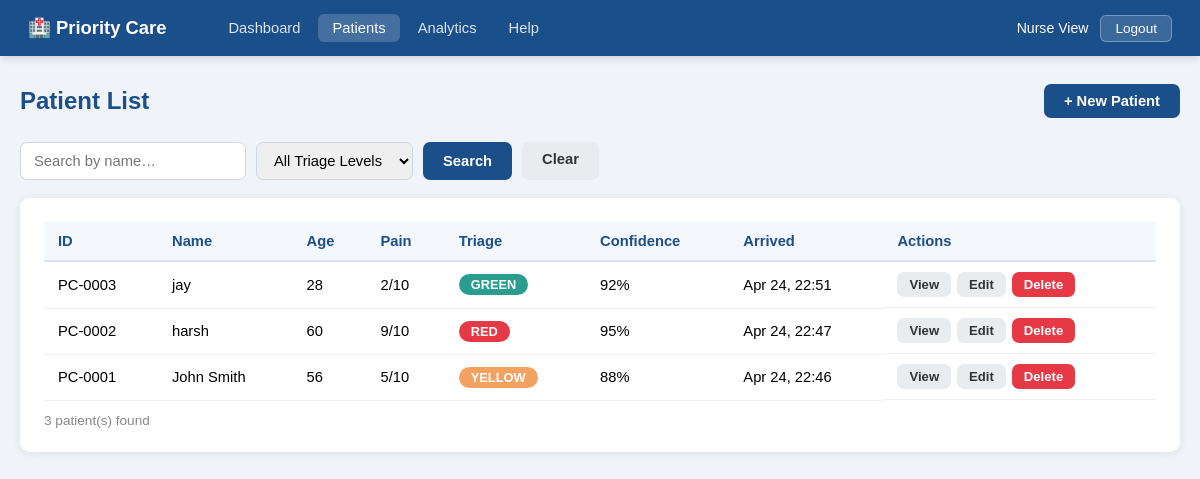
Screenshot of /patients/ (signed in) with the database file from the repository.
### models.py (models this page shows, shortened)
class Patient(db.Model):
    __tablename__ = "patients"
    id = db.Column(db.Integer, primary_key=True)
    full_name = db.Column(db.Text, nullable=False)
    age = db.Column(db.Integer, nullable=False)
    pain_level = db.Column(db.Integer, nullable=False)
    resp_rate = db.Column(db.Integer)
    heart_rate = db.Column(db.Integer)
    oxygen_sat = db.Column(db.Float)
    bp_systolic = db.Column(db.Integer)
    bp_diastolic = db.Column(db.Integer)
    symptoms = db.Column(db.Text)
    triage_label = db.Column(db.Text)        # RED / YELLOW / GREEN
    confidence = db.Column(db.Float)         # Model confidence 0–1
    arrival_time = db.Column(db.DateTime, default=lambda: datetime.now(timezone.utc))
    updated_at = db.Column(
        db.DateTime,
        default=lambda: datetime.now(timezone.utc),
        onupdate=lambda: datetime.now(timezone.utc),
    )
    history = db.relationship(
        "TriageHistory",
        backref="patient",
        lazy=True,
        cascade="all, delete-orphan",
        order_by="TriageHistory.timestamp",
    )
    def patient_id_display(self) -> str:
        return f"PC-{self.id:04d}"

### patients.py (the view)
@patients_bp.route("/", methods=["GET"])
def patient_list():
    query = Patient.query
    search_term = request.args.get("q", "").strip()
    triage_filter = request.args.get("triage", "").strip().upper()
    if search_term:
        query = query.filter(Patient.full_name.ilike(f"%{search_term}%"))
    if triage_filter in ("RED", "YELLOW", "GREEN"):
        query = query.filter(Patient.triage_label == triage_filter)
    patients = query.order_by(Patient.arrival_time.desc()).all()
    return render_template(
        "patients.html",
        patients=patients,
        search_term=search_term,
        triage_filter=triage_filter,
    )

### templates/patients.html (shortened to what this page needs)
{% extends "base.html" %}
{% block content %}
<div class="page-header">
  <div class="page-title">Patient List</div>
  <a href="/patients/new" class="btn btn-primary">+ New Patient</a>
</div>
<form method="GET" action="/patients/">
  <div class="search-bar">
    <input type="text" name="q" placeholder="Search by name…" value="{{ search_term }}" />
    <select name="triage">
      <option value="">All Triage Levels</option>
    </select>
    <button type="submit" class="btn btn-primary">Search</button>
    <a href="/patients/" class="btn btn-secondary">Clear</a>
  </div>
</form>
<div class="card">
  {% if patients %}
  <div class="table-wrap">
    <table>
      <thead>
        <tr>
          <th>ID</th>
          <th>Name</th>
          <th>Age</th>
          <th>Pain</th>
          <th>Triage</th>
          <th>Confidence</th>
          <th>Arrived</th>
          <th>Actions</th>
        </tr>
      </thead>
      <tbody>
        {% for p in patients %}
        <tr>
          <td>{{ p.patient_id_display() }}</td>
          <td>{{ p.full_name }}</td>
          <td>{{ p.age }}</td>
          <td>{{ p.pain_level }}/10</td>
          <td><span class="badge badge-{{ p.triage_label.lower() }}">{{ p.triage_label }}</span></td>
          <td>{{ (p.confidence * 100)|int }}%</td>
          <td>{{ p.arrival_time.strftime('%b %d, %H:%M') if p.arrival_time else '—' }}</td>
          <td style="display:flex; gap:6px;">
            <a href="/patients/{{ p.id }}" class="btn btn-secondary btn-sm">View</a>
            <a href="/patients/{{ p.id }}/edit" class="btn btn-secondary btn-sm">Edit</a>
            <button class="btn btn-danger btn-sm" data-delete-patient="{{ p.id }}">Delete</button>
          </td>
        </tr>
        {% endfor %}
      </tbody>
    </table>
  </div>
  <p style="margin-top:12px; color:#888; font-size:0.85rem;">{{ patients|length }} patient(s) found</p>
  {% else %}
  <p style="color:#888; text-align:center; padding:32px;">
    No patients found.
    {% if search_term or triage_filter %}<a href="/patients/">Clear filters</a>{% else %}<a href="/patients/new">Add the first patient →</a>{% endif %}
  </p>
  {% endif %}
</div>
{% endblock %}

### templates/base.html (style rules this page uses)
* { box-sizing: border-box; margin: 0; padding: 0; }
body { font-family: Arial, sans-serif; background: #f0f4f8; min-height: 100vh; }
.card { background: #fff; border-radius: 10px; box-shadow: 0 2px 10px rgba(0,0,0,0.07); padding: 24px; margin-bottom: 20px; }
.btn { display: inline-block; padding: 9px 20px; border-radius: 7px; font-size: 0.92rem; font-weight: 600; cursor: pointer; border: none; text-decoration: none; transition: opacity 0.15s; }
.btn-primary { background: #1B4F8A; color: #fff; }
.btn-danger { background: #E63946; color: #fff; }
.btn-secondary { background: #e9ecef; color: #333; }
.btn-sm { padding: 5px 12px; font-size: 0.82rem; }
.badge { display: inline-block; padding: 3px 12px; border-radius: 20px; font-size: 0.8rem; font-weight: 700; }
.badge-red { background: #E63946; color: #fff; }
.badge-yellow { background: #F4A261; color: #fff; }
.badge-green { background: #2A9D8F; color: #fff; }
.table-wrap { overflow-x: auto; }
table { width: 100%; border-collapse: collapse; font-size: 0.92rem; }
th { background: #f4f7fb; color: #1B4F8A; font-weight: 700; padding: 11px 14px; text-align: left; border-bottom: 2px solid #dbe3f0; }
td { padding: 10px 14px; border-bottom: 1px solid #eef1f6; vertical-align: middle; }
.page-header { display: flex; align-items: center; justify-content: space-between; margin-bottom: 24px; }
.page-title { font-size: 1.5rem; font-weight: 800; color: #1B4F8A; }
.search-bar { display: flex; gap: 10px; margin-bottom: 18px; flex-wrap: wrap; }
.search-bar input, .search-bar select { padding: 9px 13px; border: 1.5px solid #d0d7de; border-radius: 7px; font-size: 0.92rem; outline: none; }

### rows the page displays
Patient: patient_id_display "PC-0003", full_name "jay", age "28", pain_level "2", triage_label "GREEN", (p.confidence*100)|int "92", arrival_time "Apr 24, 22:51"
Patient: patient_id_display "PC-0002", full_name "harsh", age "60", pain_level "9", triage_label "RED", (p.confidence*100)|int "95", arrival_time "Apr 24, 22:47"
Patient: patient_id_display "PC-0001", full_name "John Smith", age "56", pain_level "5", triage_label "YELLOW", (p.confidence*100)|int "88", arrival_time "Apr 24, 22:46"

### other values shown
{{ session.get('user_name', '') }} "Nurse View"
{{ patients|length }} "3"
